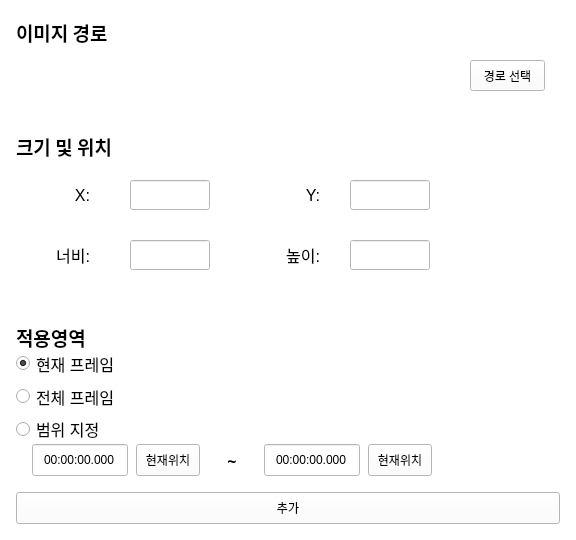
    <widget class="QWidget" name="w_addimage" native="true">
     <property name="geometry">
      <rect>
       <x>0</x>
       <y>0</y>
       <width>576</width>
       <height>540</height>
      </rect>
     </property>
     <property name="styleSheet">
      <string notr="true">background-color: #ffffff;</string>
     </property>
     <widget class="QLabel" name="label_addimage_src">
      <property name="geometry">
       <rect>
        <x>16</x>
        <y>16</y>
        <width>111</width>
        <height>32</height>
       </rect>
      </property>
      <property name="font">
       <font>
        <family>Noto Sans KR</family>
        <pointsize>14</pointsize>
        <bold>true</bold>
       </font>
      </property>
      <property name="text">
       <string>이미지 경로</string>
      </property>
     </widget>
     <widget class="QLabel" name="label_24">
      <property name="geometry">
       <rect>
        <x>16</x>
        <y>322</y>
        <width>91</width>
        <height>31</height>
       </rect>
      </property>
      <property name="font">
       <font>
        <family>Noto Sans KR</family>
        <pointsize>14</pointsize>
        <bold>true</bold>
       </font>
      </property>
      <property name="text">
       <string>적용영역</string>
      </property>
     </widget>
     <widget class="QPushButton" name="btn_addimage_apply">
      <property name="geometry">
       <rect>
        <x>16</x>
        <y>492</y>
        <width>544</width>
        <height>32</height>
       </rect>
      </property>
      <property name="styleSheet">
       <string notr="true"/>
      </property>
      <property name="text">
       <string>추가</string>
      </property>
      <property name="autoDefault">
       <bool>false</bool>
      </property>
      <property name="flat">
       <bool>false</bool>
      </property>
     </widget>
     <widget class="QLineEdit" name="edt_addimage_rangestart">
      <property name="geometry">
       <rect>
        <x>32</x>
        <y>444</y>
        <width>96</width>
        <height>32</height>
       </rect>
      </property>
      <property name="text">
       <string>00:00:00.000</string>
      </property>
      <property name="alignment">
       <set>Qt::AlignCenter</set>
      </property>
     </widget>
     <widget class="QPushButton" name="btn_addimage_rangestarttocurrent">
      <property name="geometry">
       <rect>
        <x>136</x>
        <y>444</y>
        <width>64</width>
        <height>32</height>
       </rect>
      </property>
      <property name="styleSheet">
       <string notr="true">b</string>
      </property>
      <property name="text">
       <string>현재위치</string>
      </property>
      <property name="flat">
       <bool>false</bool>
      </property>
     </widget>
     <widget class="QPushButton" name="btn_addimage_rangeendtocurrent">
      <property name="geometry">
       <rect>
        <x>368</x>
        <y>444</y>
        <width>64</width>
        <height>32</height>
       </rect>
      </property>
      <property name="styleSheet">
       <string notr="true">b</string>
      </property>
      <property name="text">
       <string>현재위치</string>
      </property>
      <property name="flat">
       <bool>false</bool>
      </property>
     </widget>
     <widget class="QLineEdit" name="edt_addimage_rangeend">
      <property name="geometry">
       <rect>
        <x>264</x>
        <y>444</y>
        <width>96</width>
        <height>32</height>
       </rect>
      </property>
      <property name="text">
       <string>00:00:00.000</string>
      </property>
      <property name="alignment">
       <set>Qt::AlignCenter</set>
      </property>
     </widget>
     <widget class="QLabel" name="label_27">
      <property name="geometry">
       <rect>
        <x>216</x>
        <y>444</y>
        <width>32</width>
        <height>32</height>
       </rect>
      </property>
      <property name="font">
       <font>
        <family>Noto Sans KR</family>
        <pointsize>12</pointsize>
        <bold>true</bold>
       </font>
      </property>
      <property name="text">
       <string>~</string>
      </property>
      <property name="alignment">
       <set>Qt::AlignCenter</set>
      </property>
     </widget>
     <widget class="QLabel" name="label_addimage_size_location">
      <property name="geometry">
       <rect>
        <x>16</x>
        <y>130</y>
        <width>111</width>
        <height>32</height>
       </rect>
      </property>
      <property name="font">
       <font>
        <family>Noto Sans KR</family>
        <pointsize>14</pointsize>
        <bold>true</bold>
       </font>
      </property>
      <property name="text">
       <string>크기 및 위치</string>
      </property>
     </widget>
     <widget class="QWidget" name="layoutWidget_8">
      <property name="geometry">
       <rect>
        <x>16</x>
        <y>350</y>
        <width>111</width>
        <height>92</height>
       </rect>
      </property>
      <layout class="QVBoxLayout" name="verticalLayout_6">
       <item>
        <widget class="QRadioButton" name="rbtn_addimage_currentframe">
         <property name="font">
          <font>
           <pointsize>12</pointsize>
          </font>
         </property>
         <property name="text">
          <string>현재 프레임</string>
         </property>
         <property name="checked">
          <bool>true</bool>
         </property>
        </widget>
       </item>
       <item>
        <widget class="QRadioButton" name="rbtn_addimage_allframe">
         <property name="font">
          <font>
           <pointsize>12</pointsize>
          </font>
         </property>
         <property name="text">
          <string>전체 프레임</string>
         </property>
        </widget>
       </item>
       <item>
        <widget class="QRadioButton" name="rbtn_addimage_rangeframe">
         <property name="font">
          <font>
           <pointsize>12</pointsize>
          </font>
         </property>
         <property name="text">
          <string>범위 지정</string>
         </property>
        </widget>
       </item>
      </layout>
     </widget>
     <widget class="QLabel" name="label_addimage_path">
      <property name="geometry">
       <rect>
        <x>16</x>
        <y>60</y>
        <width>441</width>
        <height>31</height>
       </rect>
      </property>
      <property name="text">
       <string/>
      </property>
      <property name="alignment">
       <set>Qt::AlignCenter</set>
      </property>
     </widget>
     <widget class="QPushButton" name="btn_addimage_select_path">
      <property name="geometry">
       <rect>
        <x>470</x>
        <y>60</y>
        <width>75</width>
        <height>31</height>
       </rect>
      </property>
      <property name="text">
       <string>경로 선택</string>
      </property>
     </widget>
     <widget class="QLabel" name="label_addimage_x">
      <property name="geometry">
       <rect>
        <x>40</x>
        <y>180</y>
        <width>50</width>
        <height>30</height>
       </rect>
      </property>
      <property name="font">
       <font>
        <pointsize>12</pointsize>
       </font>
      </property>
      <property name="text">
       <string>X:</string>
      </property>
      <property name="alignment">
       <set>Qt::AlignRight|Qt::AlignTrailing|Qt::AlignVCenter</set>
      </property>
     </widget>
     <widget class="QLabel" name="label_addimage_y">
      <property name="geometry">
       <rect>
        <x>270</x>
        <y>180</y>
        <width>50</width>
        <height>30</height>
       </rect>
      </property>
      <property name="font">
       <font>
        <pointsize>12</pointsize>
       </font>
      </property>
      <property name="text">
       <string>Y:</string>
      </property>
      <property name="alignment">
       <set>Qt::AlignRight|Qt::AlignTrailing|Qt::AlignVCenter</set>
      </property>
     </widget>
     <widget class="QLabel" name="label_addimage_width">
      <property name="geometry">
       <rect>
        <x>40</x>
        <y>240</y>
        <width>50</width>
        <height>30</height>
       </rect>
      </property>
      <property name="font">
       <font>
        <pointsize>12</pointsize>
       </font>
      </property>
      <property name="text">
       <string>너비:</string>
      </property>
      <property name="alignment">
       <set>Qt::AlignRight|Qt::AlignTrailing|Qt::AlignVCenter</set>
      </property>
     </widget>
     <widget class="QLabel" name="label_addimage_height">
      <property name="geometry">
       <rect>
        <x>270</x>
        <y>240</y>
        <width>50</width>
        <height>30</height>
       </rect>
      </property>
      <property name="font">
       <font>
        <pointsize>12</pointsize>
       </font>
      </property>
      <property name="text">
       <string>높이:</string>
      </property>
      <property name="alignment">
       <set>Qt::AlignRight|Qt::AlignTrailing|Qt::AlignVCenter</set>
      </property>
     </widget>
     <widget class="QLineEdit" name="edt_addimage_x">
      <property name="geometry">
       <rect>
        <x>130</x>
        <y>180</y>
        <width>80</width>
        <height>30</height>
       </rect>
      </property>
     </widget>
     <widget class="QLineEdit" name="edt_addimage_y">
      <property name="geometry">
       <rect>
        <x>350</x>
        <y>180</y>
        <width>80</width>
        <height>30</height>
       </rect>
      </property>
     </widget>
     <widget class="QLineEdit" name="edt_addimage_width">
      <property name="geometry">
       <rect>
        <x>130</x>
        <y>240</y>
        <width>80</width>
        <height>30</height>
       </rect>
      </property>
     </widget>
     <widget class="QLineEdit" name="edt_addimage_height">
      <property name="geometry">
       <rect>
        <x>350</x>
        <y>240</y>
        <width>80</width>
        <height>30</height>
       </rect>
      </property>
     </widget>
    </widget>
